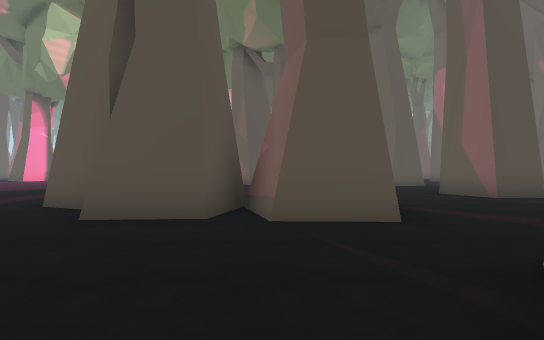
View 1 (above)

24 first-person views from a walk through a Unity game level. The camera is 1.3 m above the floor, looks level and sees 80° across. The floor is counted in squares, 2 m on a side. Each view is taken from the middle of a square. On the plan, view 1 faces up. The plan holds only what a view shows up to about 10 squares ahead; the rest is blank. The place goes on beyond the plan. The player is left out. Some surface patterns are stand-ins.

View 2
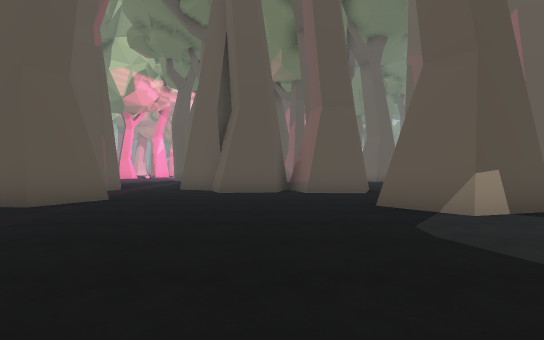

View 3
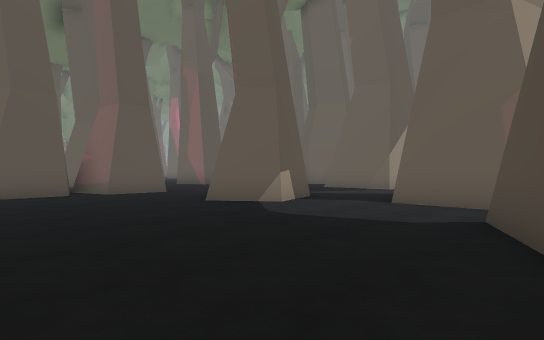

View 4
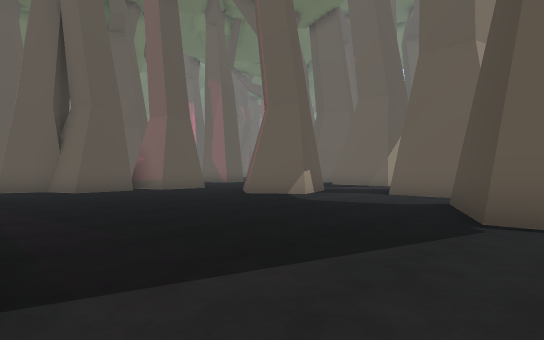

View 5
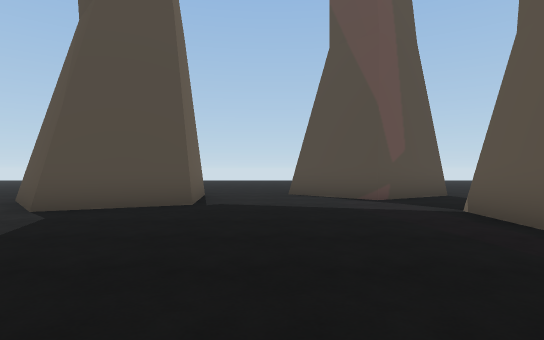

View 6
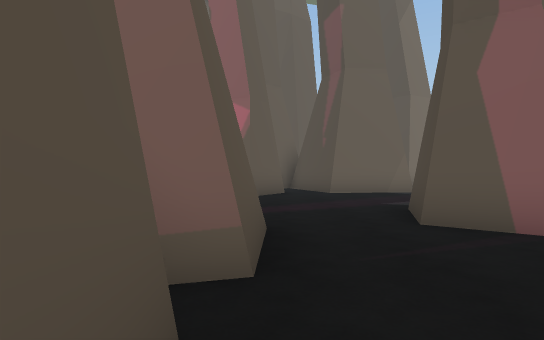

View 7
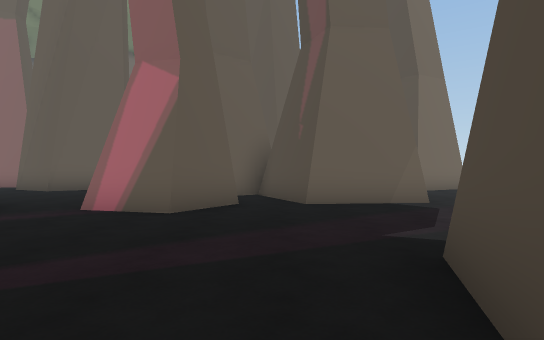

View 8
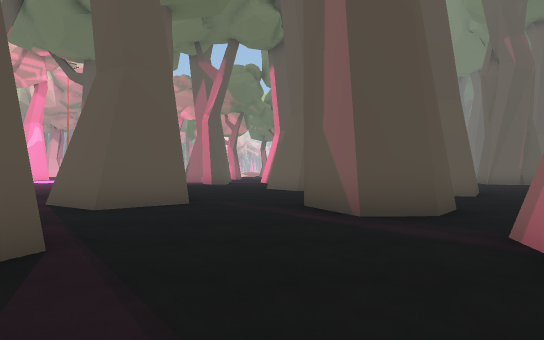

View 9
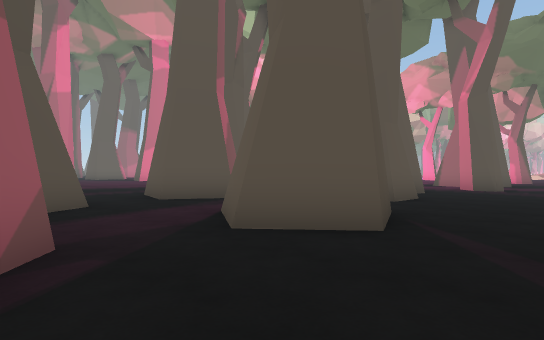

View 10
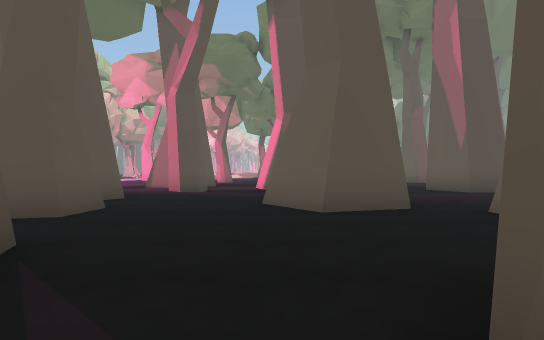

View 11
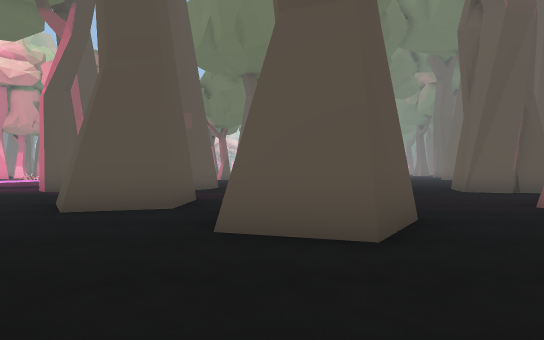

View 12
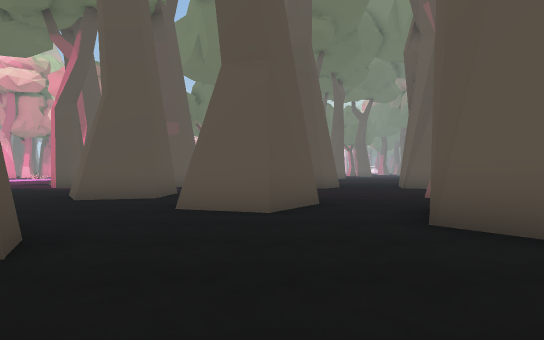

View 13
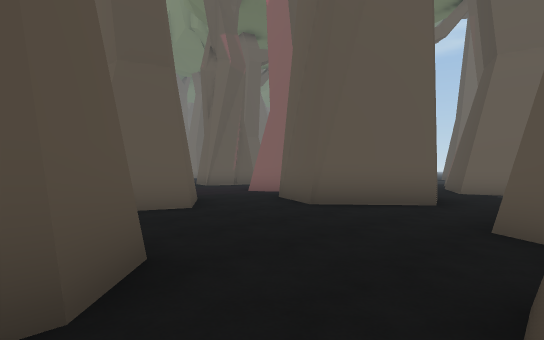

View 14
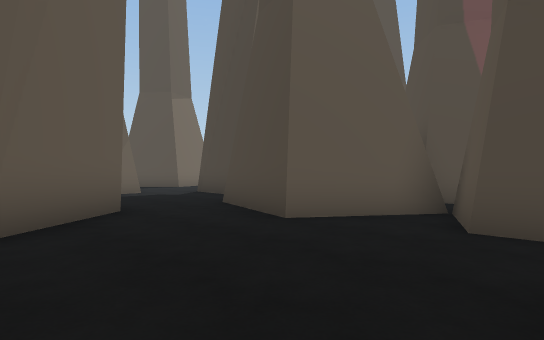

View 15
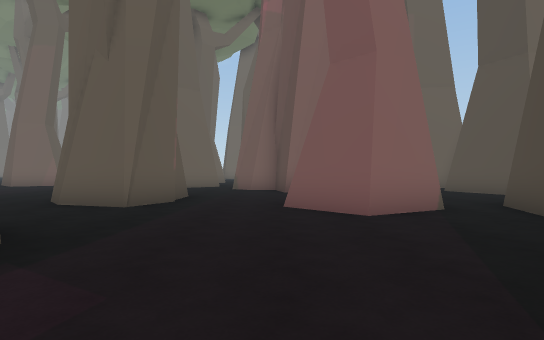

View 16
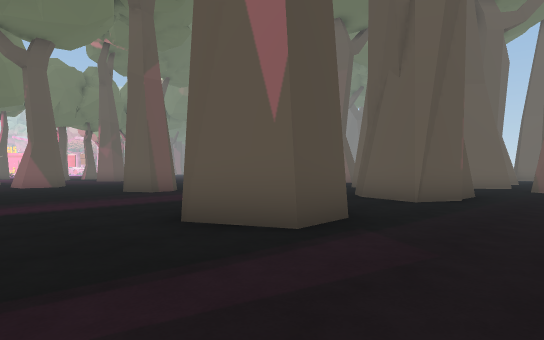

View 17
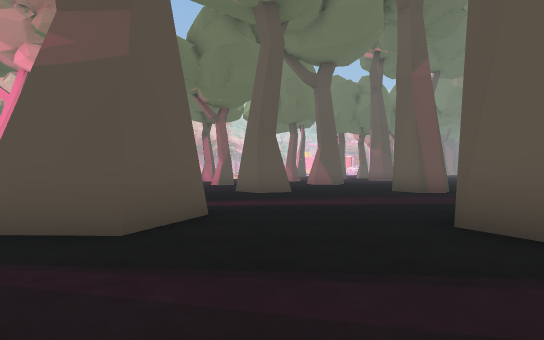

View 18
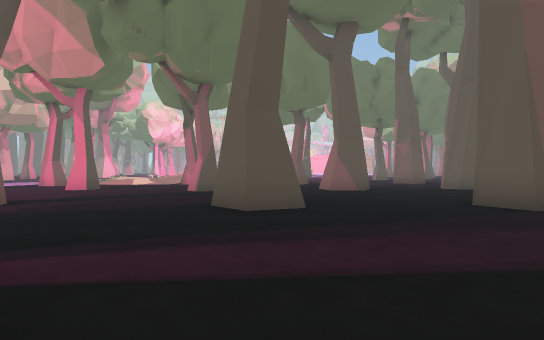

View 19
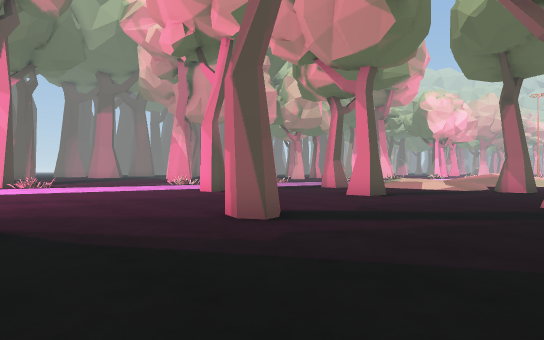

View 20
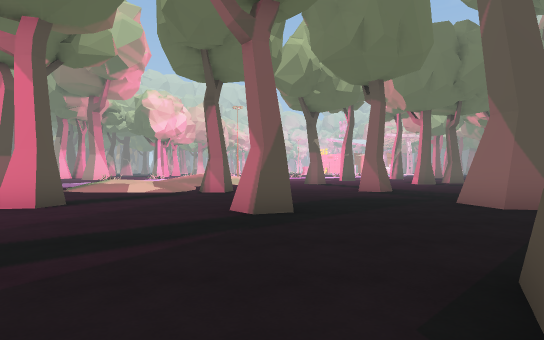

View 21
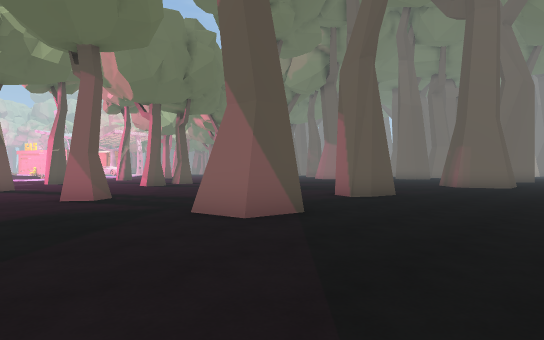

View 22
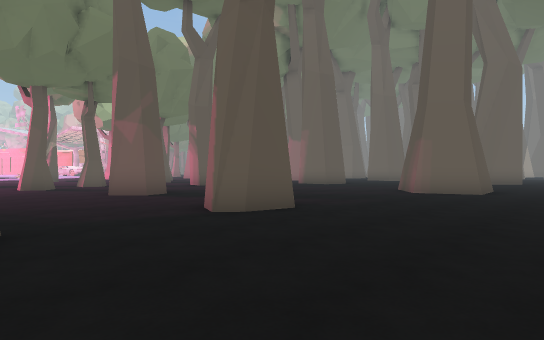

View 23
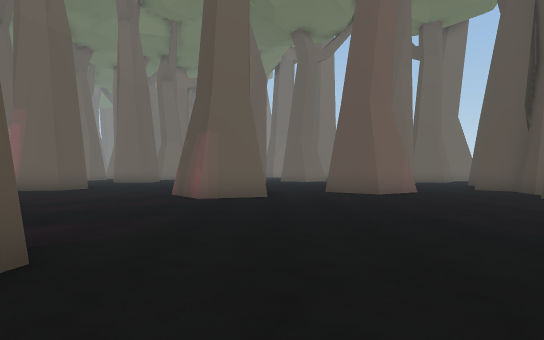

View 24
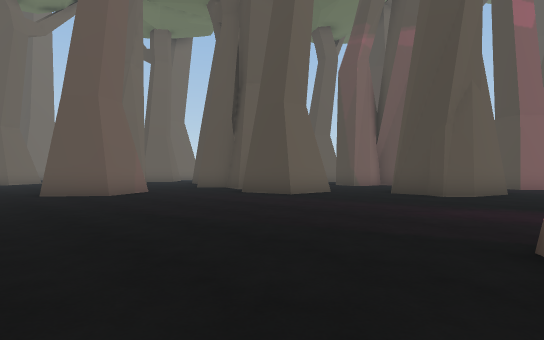

### Floor plan
Key: @ floor where view 1 was taken; # wall or solid block; . floor; / step, stairs or slope; T tree.
Columns run from 5 left of view 1 to 22 right of it. Each row starts with its distance up from view 1.
 38             ..  .T
 37             ..  ...
 36             .. ....
 35             ......##.
 34     ////T. ..T.......   ....
 33    T...... ..........  .....
 32    T ..... .........  ......
 31      ..............#........
 30     ..T.......##..##.....##
 29    .......T..............##
 28  TT.........................
 27  ...........................
 26 ...........................#
 25 ......TT...##...##........##
 24 ...........................#
 23 ............................
 22        .......... ..........
 21           ......  .....#####
 20           ##....  .....#
 19         .##....# ..###.
 18      .TT.......##..###
 17      ...............##...
 16      #.... .............#
 15      #.... #............
 14       ...###......##   #
 13      ##......# ...##
 12   ..  .......##.....
 11   #.  ........#..##...
 10 .##..  #........####...
  9 .....###..##.....###..##
  8  .........##.........##
  7   ##.................#
  6 .######.....##.###....
  5 ...#####...#####   ...
  4 ............#.##   ##
  3 ..............##
  2 #......#.....##
  1 #.....###....#
  0 .....@.##....#
 -1 ............ ..
 -2 .........#
 -3 #........#
 -4 #........#
 -5 .....###.
 -6 .....# ##.
 -7 ###..#   ..
 -8   #...
 -9    ...

Where each view was taken, in squares from view 1:
view 1: 0 up, 0 right, facing up
view 2: 5 down, 1 left, facing up
view 3: 5 down, 3 left, facing up-right
view 4: 6 down, 5 left, facing up-right
view 5: 1 up, 2 left, facing down
view 6: 4 up, 2 left, facing right
view 7: 3 up, 1 right, facing right
view 8: 3 up, 4 right, facing up
view 9: 6 up, 4 right, facing up-left
view 10: 8 up, 4 right, facing up
view 11: 8 up, 8 right, facing up
view 12: 6 up, 9 right, facing up
view 13: 6 up, 6 right, facing up-right
view 14: 10 up, 7 right, facing down-right
view 15: 15 up, 8 right, facing right
view 16: 15 up, 7 right, facing up-right
view 17: 15 up, 7 right, facing up
view 18: 19 up, 7 right, facing up
view 19: 22 up, 5 right, facing up-left
view 20: 24 up, 5 right, facing up
view 21: 26 up, 6 right, facing up-right
view 22: 26 up, 10 right, facing up-right
view 23: 28 up, 12 right, facing right
view 24: 28 up, 12 right, facing down-right
